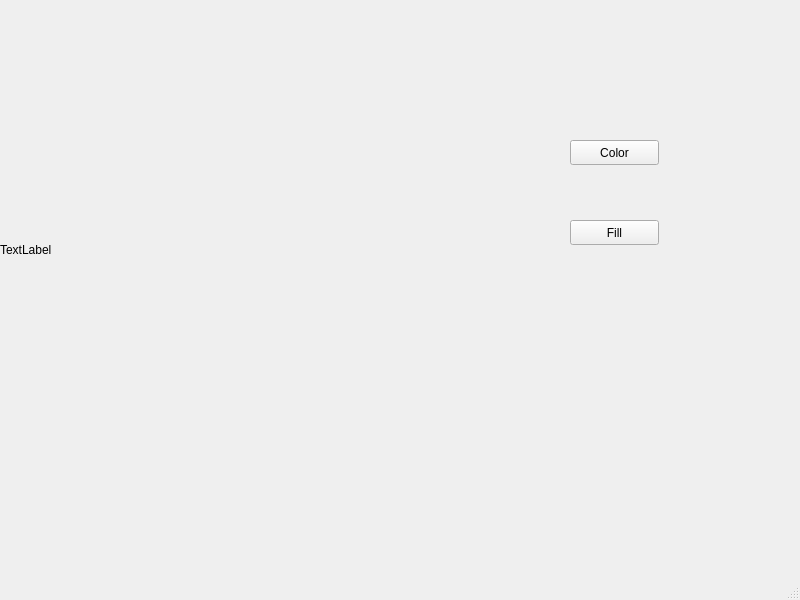
<?xml version="1.0" encoding="UTF-8"?>
<ui version="4.0">
 <class>MainWindow</class>
 <widget class="QMainWindow" name="MainWindow">
  <property name="geometry">
   <rect>
    <x>0</x>
    <y>0</y>
    <width>800</width>
    <height>600</height>
   </rect>
  </property>
  <property name="windowTitle">
   <string>MainWindow</string>
  </property>
  <widget class="QWidget" name="centralwidget">
   <widget class="QLabel" name="label">
    <property name="geometry">
     <rect>
      <x>0</x>
      <y>0</y>
      <width>500</width>
      <height>500</height>
     </rect>
    </property>
    <property name="text">
     <string>TextLabel</string>
    </property>
   </widget>
   <widget class="QPushButton" name="pushButton">
    <property name="geometry">
     <rect>
      <x>570</x>
      <y>220</y>
      <width>89</width>
      <height>25</height>
     </rect>
    </property>
    <property name="text">
     <string>Fill</string>
    </property>
   </widget>
   <widget class="QPushButton" name="pushButton_2">
    <property name="geometry">
     <rect>
      <x>570</x>
      <y>140</y>
      <width>89</width>
      <height>25</height>
     </rect>
    </property>
    <property name="text">
     <string>Color</string>
    </property>
   </widget>
  </widget>
  <widget class="QMenuBar" name="menubar">
   <property name="geometry">
    <rect>
     <x>0</x>
     <y>0</y>
     <width>800</width>
     <height>22</height>
    </rect>
   </property>
  </widget>
  <widget class="QStatusBar" name="statusbar"/>
 </widget>
 <resources/>
 <connections/>
</ui>
